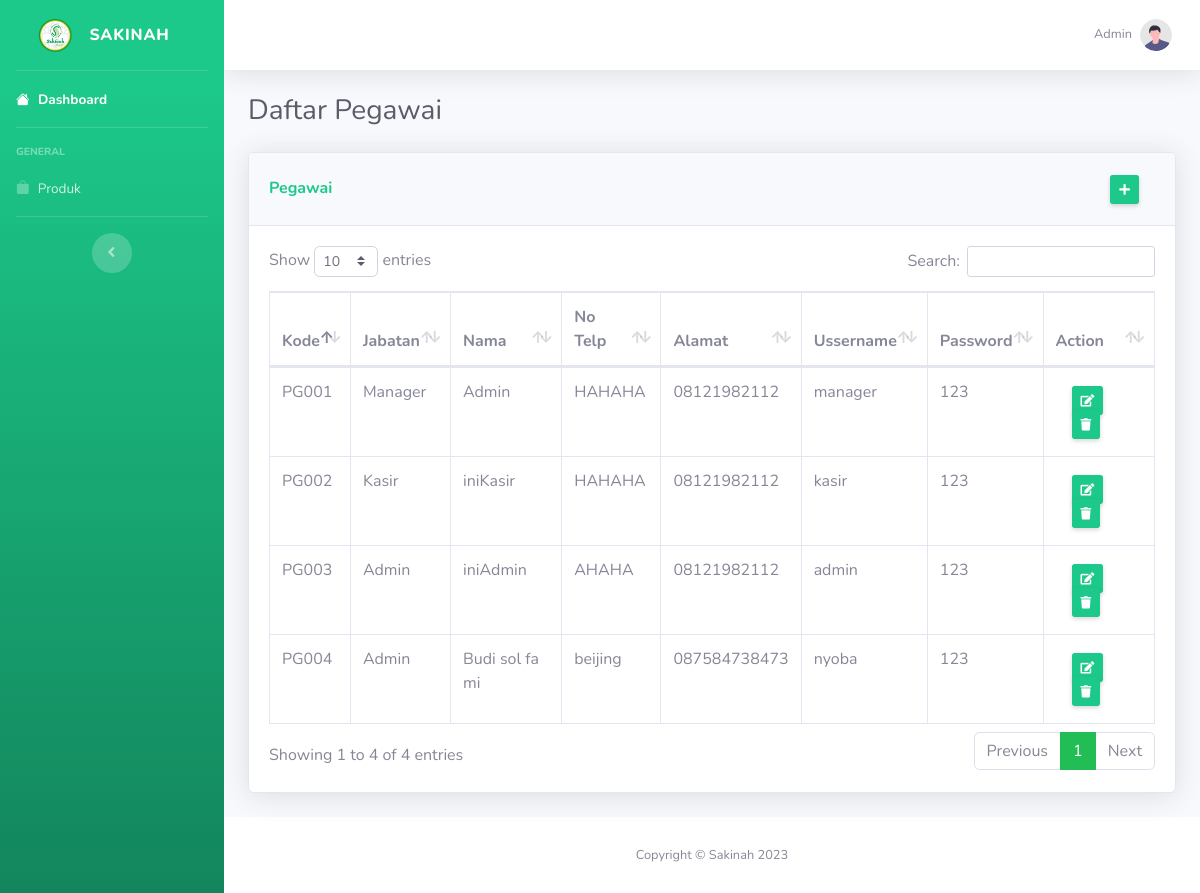
/pegawai.php (signed in), run on the app's committed database.
### tables this page shows
CREATE TABLE `pegawai` (
  `ID_PEGAWAI` varchar(10) NOT NULL,
  `ID_JABATAN` varchar(10) NOT NULL,
  `NAMA_PEGAWAI` varchar(100) NOT NULL,
  `NOTELP_PEGAWAI` varchar(15) NOT NULL,
  `ALAMAT_PEGAWAI` varchar(100) NOT NULL,
  `USERNAME` varchar(20) NOT NULL,
  `PASSWORD` varchar(20) NOT NULL
);

CREATE TABLE `jabatan` (
  `ID_JABATAN` varchar(10) NOT NULL,
  `NAMA_JABATAN` varchar(50) NOT NULL
);

### functions.php (called while the page is built, shortened)
<?php
$conn = mysqli_connect("localhost", "root", "", "sakinah");
function query($query)
{
    global $conn;
    $result = mysqli_query($conn, $query);
    $rows = [];
    while ($row = mysqli_fetch_array($result)) {
        $rows[] = $row;
    }
    return $rows;
}

### pegawai.php (the view, shortened to what this page needs)
<?php
require 'functions.php';
$pegawai = query("SELECT * FROM pegawai");
$userRole = $_SESSION['userRole'];
?>
<!DOCTYPE html>
<html lang="en">
<head>
    <link rel="stylesheet" href="https://cdn.jsdelivr.net/npm/bootstrap-icons@1.10.5/font/bootstrap-icons.css">
    <link href="vendor/fontawesome-free/css/all.min.css" rel="stylesheet" type="text/css">
    <link href="css/sb-admin-2.min.css" rel="stylesheet">
    <link href="vendor/datatables/dataTables.bootstrap4.min.css" rel="stylesheet">
</head>
<body id="page-top">
    <div id="wrapper">
        <ul class="navbar-nav bg-gradient-success sidebar sidebar-dark accordion" id="accordionSidebar">
            <a class="sidebar-brand d-flex align-items-center justify-content-center" href="index.php">
                <div class="sidebar-brand-icon">
                    <img id="logoimg" src="./img/sakinahlogo.png" width="35dp" alt="">
                </div>
                <div class="sidebar-brand-text mx-3">Sakinah
                </div>
            </a>
            <hr class="sidebar-divider my-0">
            <li class="nav-item active">
                <a class="nav-link" href="index.php">
                    <i class="bi bi-house-fill"></i>
                    <span>Dashboard</span></a>
            </li>
            <hr class="sidebar-divider">
            <div class="sidebar-heading">
                General
            </div>
            <li class="nav-item">
                <a class="nav-link collapsed" href="produk.php">
                    <i class="bi bi-bag-fill"></i>
                    <span>Produk</span>
                </a>
            </li>
            <hr class="sidebar-divider">
            <div class="text-center d-none d-md-inline">
                <button class="rounded-circle border-0" id="sidebarToggle"></button>
            </div>
        </ul>
        <div id="content-wrapper" class="d-flex flex-column">
            <div id="content">
                <nav class="navbar navbar-expand navbar-light bg-white topbar mb-4 static-top shadow">
                    <ul class="navbar-nav ml-auto">
                        <li class="nav-item dropdown no-arrow">
                            <a class="nav-link dropdown-toggle" href="#" id="userDropdown" role="button"
                                data-toggle="dropdown" aria-haspopup="true" aria-expanded="false">
                                <span class="mr-2 d-none d-lg-inline text-gray-600 small">
                                    <?php echo $userRole; ?>
                                </span>
                                <img class="img-profile rounded-circle" src="img/undraw_profile.svg">
                            </a>
                        </li>
                    </ul>
                </nav>
                <div class="container-fluid">
                    <div class="d-sm-flex align-items-center justify-content-between mb-4">
                        <h1 class="h3 mb-0 text-gray-800">Daftar Pegawai</h1>
                    </div>
                    <div class="card shadow mb-4">
                        <div class="card-header py-3 d-sm-flex align-items-center justify-content-between">
                            <h6 class="m-0 font-weight-bold text-success">Pegawai</h6>
                            <li class="nav-link">
                                <a href="tambahpegawai.php"
                                    class="d-none d-sm-inline btn btn-sm btn-success shadow-sm"><i
                                        class="fas fa-plus fa-sm text-white-100"></i></a>
                            </li>
                        </div>
                        <div class="card-body">
                            <div class="table-responsive">
                                <table class="table table-bordered" id="dataTable" width="100%" cellspacing="0">
                                    <thead>
                                        <tr>
                                            <th>Kode</th>
                                            <th>Jabatan</th>
                                            <th>Nama</th>
                                            <th>No Telp</th>
                                            <th>Alamat</th>
                                            <th>Ussername</th>
                                            <th>Password</th>
                                            <th>Action</th>
                                        </tr>
                                    </thead>
                                    <tbody>
                                        <?php foreach ($pegawai as $row): ?>
                                            <tr>
                                                <td>
                                                    <?= $row["ID_PEGAWAI"]; ?>
                                                </td>
                                                <td>
                                                    <?php
                                                    $idjabatan = $row["ID_JABATAN"];
                                                    $queryKategori = "SELECT NAMA_JABATAN FROM JABATAN WHERE ID_JABATAN = '$idjabatan'";
                                                    $resultKategori = mysqli_query($conn, $queryKategori);
                                                    $kategori = mysqli_fetch_assoc($resultKategori);
                                                    echo $kategori["NAMA_JABATAN"];
                                                    ?>
                                                </td>
                                                <td>
                                                    <?= $row["NAMA_PEGAWAI"]; ?>
                                                </td>
                                                <td>
                                                    <?= $row["NOTELP_PEGAWAI"]; ?>
                                                </td>
                                                <td>
                                                    <?= $row["ALAMAT_PEGAWAI"]; ?>
                                                </td>
                                                <td>
                                                    <?= $row["USERNAME"]; ?>
                                                </td>
                                                <td>
                                                    <?= $row["PASSWORD"]; ?>
                                                </td>
                                                <td>
                                                    <li class="nav-link">
                                                        <a href="updatepegawai.php?id=<?= $row["ID_PEGAWAI"]; ?>"
                                                            class="d-none d-sm-inline btn btn-sm btn-success shadow-sm"><i
                                                                class="fas fa-edit fa-sm text-white-100"></i></a>
                                                        <a href="hapuspegawai.php?id=<?= $row["ID_PEGAWAI"]; ?>"
                                                            class="d-none d-sm-inline btn btn-sm btn-success shadow-sm"><i
                                                                class="fas fa-trash fa-sm text-white-100"></i></a>
                                                    </li>
                                                </td>
                                            </tr>
                                        <?php endforeach; ?>
                                    </tbody>
                                </table>
                            </div>
                        </div>
                    </div>
                </div>
            </div>
            <footer class="sticky-footer bg-white">
                <div class="container my-auto">
                    <div class="copyright text-center my-auto">
                        <span>Copyright &copy; Sakinah 2023</span>
                    </div>
                </div>
            </footer>
        </div>
    </div>
</body>
</html>

### data on the page
pegawai: ID_PEGAWAI "PG001", ID_JABATAN.NAMA_JABATAN "Manager", NAMA_PEGAWAI "Admin", NOTELP_PEGAWAI "HAHAHA", ALAMAT_PEGAWAI "08121982112", USERNAME "manager", PASSWORD "123"
pegawai: ID_PEGAWAI "PG002", ID_JABATAN.NAMA_JABATAN "Kasir", NAMA_PEGAWAI "iniKasir", NOTELP_PEGAWAI "HAHAHA", ALAMAT_PEGAWAI "08121982112", USERNAME "kasir", PASSWORD "123"
pegawai: ID_PEGAWAI "PG003", ID_JABATAN.NAMA_JABATAN "Admin", NAMA_PEGAWAI "iniAdmin", NOTELP_PEGAWAI "AHAHA", ALAMAT_PEGAWAI "08121982112", USERNAME "admin", PASSWORD "123"
pegawai: ID_PEGAWAI "PG004", ID_JABATAN.NAMA_JABATAN "Admin", NAMA_PEGAWAI "Budi sol fa mi", NOTELP_PEGAWAI "beijing", ALAMAT_PEGAWAI "087584738473", USERNAME "nyoba", PASSWORD "123"

### other printed values
$userRole "Admin"
